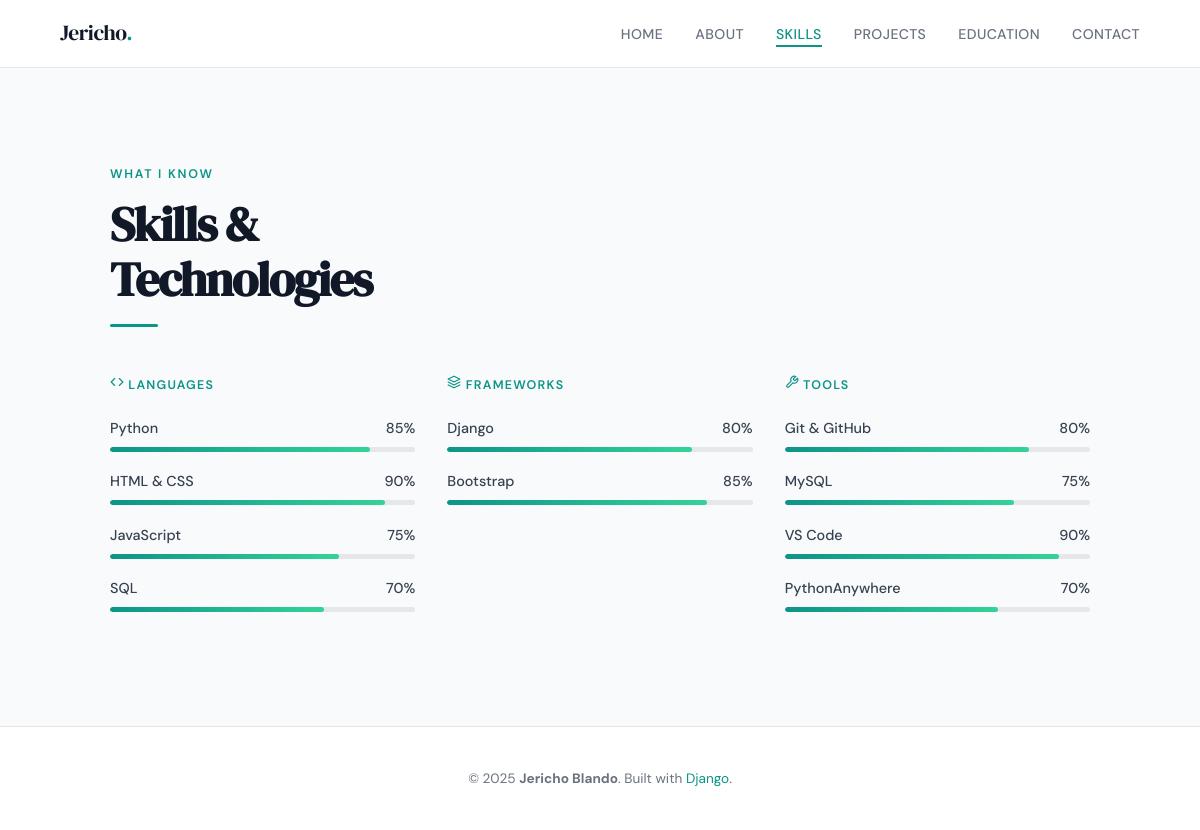
Screenshot of /skills/ with the database file from the repository.
### portfolio/models.py (models this page shows, shortened)
class Skill(models.Model):
    CATEGORY_CHOICES = [
        ('language', 'Programming Language'),
        ('framework', 'Framework / Library'),
        ('tool', 'Tool / Software'),
        ('other', 'Other'),
    ]
    name = models.CharField(max_length=100)
    category = models.CharField(max_length=20, choices=CATEGORY_CHOICES, default='other')
    proficiency = models.IntegerField(default=80, help_text='Percentage 0-100')
    order = models.IntegerField(default=0)
    class Meta:
        ordering = ['order', 'name']

### portfolio/views.py (the view)
# urls.py: path('skills/', views.skills, name='skills'),
def skills(request):
    profile = get_profile()
    all_skills = Skill.objects.all()
    languages = all_skills.filter(category='language')
    frameworks = all_skills.filter(category='framework')
    tools = all_skills.filter(category='tool')
    others = all_skills.filter(category='other')
    context = {
        'profile': profile,
        'languages': languages,
        'frameworks': frameworks,
        'tools': tools,
        'others': others,
        'active': 'skills',
    }
    return render(request, 'portfolio/skills.html', context)

### portfolio/views.py (called while the page is built)
def get_profile():
    return Profile.objects.first()

### portfolio/templates/portfolio/skills.html (shortened to what this page needs)
{% extends 'portfolio/base.html' %}
{% block content %}
<div class="skills-bg">
  <div class="section">
    <p class="section-label">What I Know</p>
    <h1 class="section-title">Skills &amp;<br>Technologies</h1>
    <div class="divider"></div>
    <div class="skills-categories">
      {% if languages %}
      <div class="skill-category fade-in">
        <h3><i data-feather="code" style="width:14px;height:14px;"></i> Languages</h3>
        {% for skill in languages %}
        <div class="skill-item">
          <div class="skill-header">
            <span>{{ skill.name }}</span>
            <span>{{ skill.proficiency }}%</span>
          </div>
          <div class="skill-bar">
            <div class="skill-fill" style="width:{{ skill.proficiency }}%"></div>
          </div>
        </div>
        {% endfor %}
      </div>
      {% endif %}
      {% if frameworks %}
      <div class="skill-category fade-in">
        <h3><i data-feather="layers" style="width:14px;height:14px;"></i> Frameworks</h3>
        {% for skill in frameworks %}
        <div class="skill-item">
          <div class="skill-header">
            <span>{{ skill.name }}</span>
            <span>{{ skill.proficiency }}%</span>
          </div>
          <div class="skill-bar">
            <div class="skill-fill" style="width:{{ skill.proficiency }}%"></div>
          </div>
        </div>
        {% endfor %}
      </div>
      {% endif %}
      {% if tools %}
      <div class="skill-category fade-in">
        <h3><i data-feather="tool" style="width:14px;height:14px;"></i> Tools</h3>
        {% for skill in tools %}
        <div class="skill-item">
          <div class="skill-header">
            <span>{{ skill.name }}</span>
            <span>{{ skill.proficiency }}%</span>
          </div>
          <div class="skill-bar">
            <div class="skill-fill" style="width:{{ skill.proficiency }}%"></div>
          </div>
        </div>
        {% endfor %}
      </div>
      {% endif %}
    </div>
  </div>
</div>
{% endblock %}

### portfolio/templates/portfolio/base.html (shortened to what this page needs)
{% load static %}
<!DOCTYPE html>
<html lang="en">
<head>
  <link rel="stylesheet" href="{% static 'portfolio/css/style.css' %}" />
</head>
<body>
  <nav class="navbar">
    <a href="{% url 'home' %}" class="nav-logo">Jericho<span>.</span></a>
    <ul class="nav-links">
      <li><a href="{% url 'home' %}"      {% if active == 'home'      %}class="active"{% endif %}>Home</a></li>
      <li><a href="{% url 'about' %}"     {% if active == 'about'     %}class="active"{% endif %}>About</a></li>
      <li><a href="{% url 'skills' %}"    {% if active == 'skills'    %}class="active"{% endif %}>Skills</a></li>
      <li><a href="{% url 'projects' %}"  {% if active == 'projects'  %}class="active"{% endif %}>Projects</a></li>
      <li><a href="{% url 'education' %}" {% if active == 'education' %}class="active"{% endif %}>Education</a></li>
      <li><a href="{% url 'contact' %}"   {% if active == 'contact'   %}class="active"{% endif %}>Contact</a></li>
    </ul>
  </nav>
  <div class="page-content">
    {% block content %}{% endblock %}
  </div>
  <footer class="footer">
    <p>© 2025 <strong>Jericho Blando</strong>. Built with <a href="https://www.djangoproject.com/" target="_blank">Django</a>.</p>
  </footer>
</body>
</html>

### portfolio/static/portfolio/css/style.css (style rules this page uses)
:root { --teal: #0d9488; --teal-light: #ccfbf1; --teal-dark: #0f766e; --ink: #111827; --ink-soft: #374151; --muted: #6b7280; --border: #e5e7eb; --bg: #ffffff; --bg-soft: #f9fafb; --radius: 12px; --nav-h: 68px; --serif: 'DM Serif Display', Georgia, serif; --sans: 'DM Sans', sans-serif; --transition: 0.25s cubic-bezier(0.4, 0, 0.2, 1); }
*, *::before, *::after { box-sizing: border-box; margin: 0; padding: 0; }
html { scroll-behavior: smooth; font-size: 16px; }
body { font-family: var(--sans); background: var(--bg); color: var(--ink); line-height: 1.7; -webkit-font-smoothing: antialiased; }
.navbar { position: fixed; top: 0; left: 0; right: 0; height: var(--nav-h); background: rgba(255,255,255,0.92); backdrop-filter: blur(12px); border-bottom: 1px solid var(--border); display: flex; align-items: center; justify-content: space-between; padding: 0 5%; z-index: 100; transition: box-shadow var(--transition); }
.nav-logo { font-family: var(--serif); font-size: 1.35rem; color: var(--ink); text-decoration: none; letter-spacing: -0.02em; }
.nav-logo span { color: var(--teal); }
.nav-links { display: flex; gap: 2rem; list-style: none; }
.nav-links a { font-size: 0.88rem; font-weight: 500; color: var(--muted); text-decoration: none; letter-spacing: 0.03em; text-transform: uppercase; transition: color var(--transition); position: relative; padding-bottom: 2px; }
.nav-links a::after { content: ''; position: absolute; bottom: -2px; left: 0; width: 0; height: 2px; background: var(--teal); transition: width var(--transition); }
.nav-links a:hover, .nav-links a.active { color: var(--teal); }
.nav-links a:hover::after, .nav-links a.active::after { width: 100%; }
.page-content { padding-top: var(--nav-h); }
.section { padding: 6rem 5%; max-width: 1100px; margin: 0 auto; }
.section-label { font-size: 0.78rem; font-weight: 600; letter-spacing: 0.14em; text-transform: uppercase; color: var(--teal); margin-bottom: 0.75rem; }
.section-title { font-family: var(--serif); font-size: clamp(2rem, 4vw, 3rem); line-height: 1.15; color: var(--ink); margin-bottom: 1rem; letter-spacing: -0.03em; }
.divider { width: 48px; height: 3px; background: var(--teal); border-radius: 2px; margin-bottom: 3rem; }
.skills-bg { background: var(--bg-soft); }
.skills-categories { display: grid; grid-template-columns: repeat(auto-fit, minmax(240px, 1fr)); gap: 2rem; }
.skill-category h3 { font-size: 0.78rem; font-weight: 600; letter-spacing: 0.1em; text-transform: uppercase; color: var(--teal); margin-bottom: 1.25rem; }
.skill-item { margin-bottom: 1.1rem; }
.skill-header { display: flex; justify-content: space-between; margin-bottom: 0.4rem; font-size: 0.9rem; font-weight: 500; color: var(--ink-soft); }
.skill-bar { height: 5px; background: var(--border); border-radius: 99px; overflow: hidden; }
.skill-fill { height: 100%; background: linear-gradient(90deg, var(--teal), #34d399); border-radius: 99px; transition: width 1s cubic-bezier(0.4, 0, 0.2, 1); }
.footer { border-top: 1px solid var(--border); padding: 2.5rem 5%; text-align: center; font-size: 0.85rem; color: var(--muted); }
.footer a { color: var(--teal); text-decoration: none; }
.fade-in { opacity: 0; transform: translateY(20px); transition: opacity 0.6s ease, transform 0.6s ease; }
.fade-in.visible { opacity: 1; transform: none; }

### rows the page displays
Skill: name "Python", proficiency "85"
Skill: name "HTML & CSS", proficiency "90"
Skill: name "JavaScript", proficiency "75"
Skill: name "SQL", proficiency "70"
Skill: name "Django", proficiency "80"
Skill: name "Bootstrap", proficiency "85"
Skill: name "Git & GitHub", proficiency "80"
Skill: name "MySQL", proficiency "75"
Skill: name "VS Code", proficiency "90"
Skill: name "PythonAnywhere", proficiency "70"
